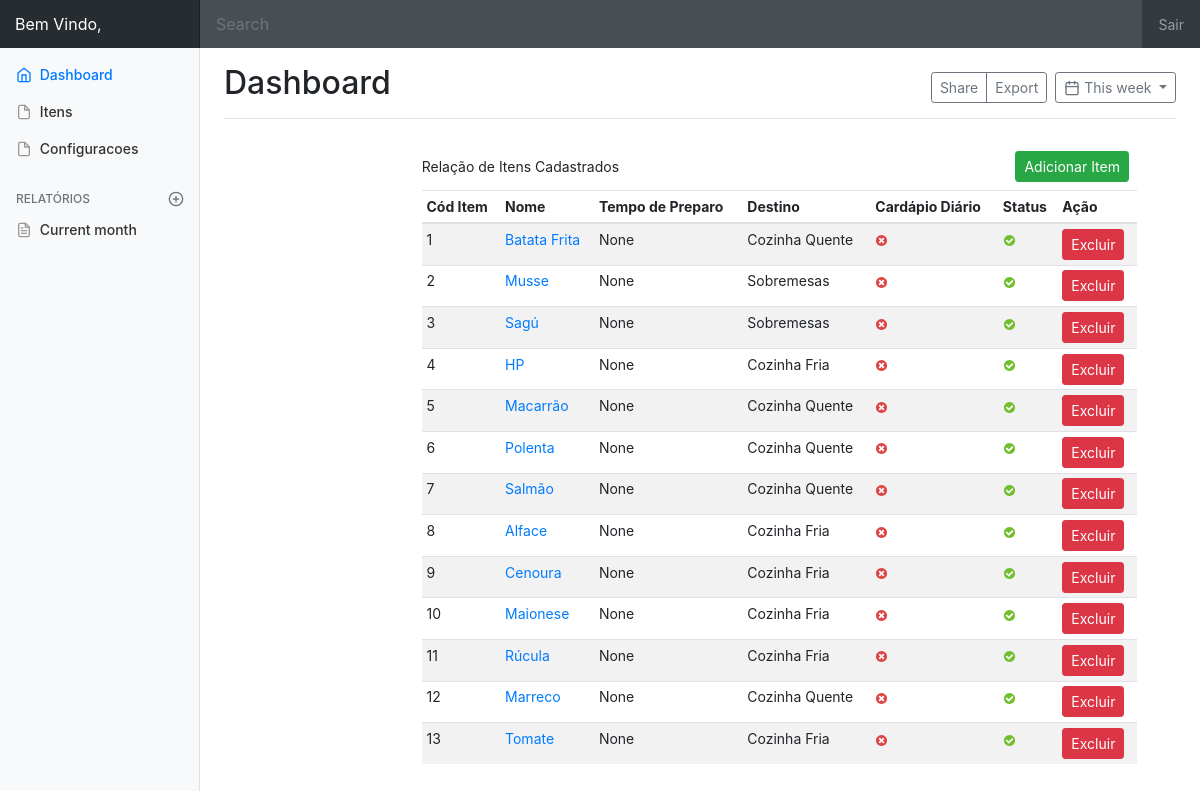
The app's page /dashboard/itens/ (signed in), older data.
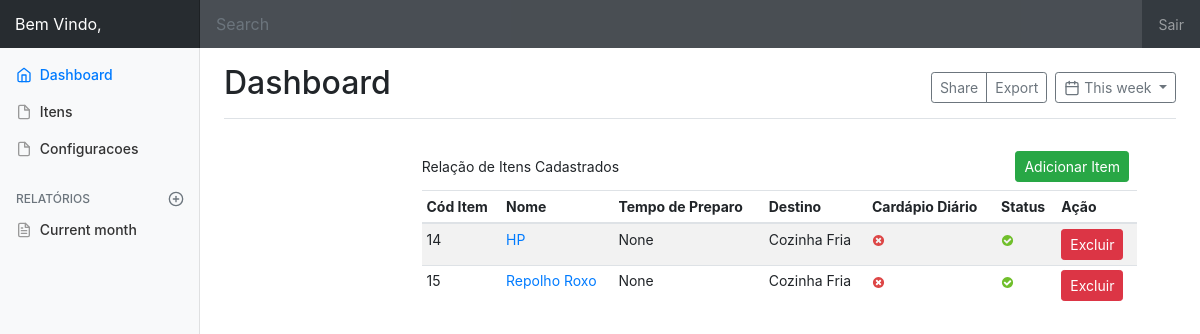
The same page, newer data.
### core/models.py (models this page shows, shortened)
class Item(models.Model):
    DESTINO_CHOICES = (
        ('Cozinha Fria', 'Cozinha Fria'),
        ('Cozinha Quente', 'Cozinha Quente'),
        ('Sobremesas', 'Sobremesas'),
    )
    nome = models.CharField('Nome', max_length=100)
    tempo_preparo = models.IntegerField('Tempo de Preparo (Min)')
    ativo = models.BooleanField('Ativo?', default=True)
    diario = models.BooleanField('Cardápio Diário', default=False,)
    destino = models.CharField('Cozinha Destino', max_length=14, choices=DESTINO_CHOICES)
    data_cadastro = models.DateTimeField('Data de Cadastro', auto_now_add=True)
    data_atualizacao = models.DateTimeField('Data de Atualização', auto_now=True)
    class Meta:
        verbose_name = 'Item'
        verbose_name_plural = 'Itens'

### gerencia/views.py (the view)
# urls.py: path('itens/', views.listar_itens, name='listar_itens'),
@login_required
def listar_itens(request):
    itens = Item.objects.all()
    contexto = {
        'titulo_pagina': 'Relação de Itens',
        'titulo': 'Relação de Itens Cadastrados',
        'itens': itens,
    }
    return render(request, 'gerencia/itens.html', contexto)

### gerencia/templates/gerencia/itens.html (shortened to what this page needs)
{% extends 'gerencia/base_dashboard.html' %}
{% load static %}
{% block conteudo%}
<main role="main" class="col-md-9 ml-sm-auto col-lg-10 pt-3 px-4">
    <div class="container-fluid">
        <div class="d-flex justify-content-between flex-wrap flex-md-nowrap align-items-center pb-2 mb
            <h3 class="h3">{{ titulo }}</h3>
            <div class="btn-toolbar mb-2 mb-md-0">
              <div class="btn-group mr-2">
                <form action="{% url 'gerencia:cadastrar_item' %}" method="POST" class="form">
                  <button class="btn btn-sm btn-success">Adicionar Item</button>
                </form>
              </div>
            </div>
        </div>
        <div class="table-responsive-fluid">
            <table class="table table-striped table-sm">
              <thead>
                <tr>
                  <th>Cód Item</th>
                  <th>Nome</th>
                  <th>Tempo de Preparo</th>
                  <th>Destino</th>
                  <th>Cardápio Diário</th>
                  <th>Status</th>
                  <th>Ação</th>
                </tr>
              </thead>
              <tbody>
              {% for item in itens %}
                <tr>
                  <td>{{ item.id }}</td>
                  <td><a href="{% url 'gerencia:atualizar_item' item.id %}">{{ item.nome }}</a></td>
                  <td>{{ item.tempo_preparo }}</td>
                  <td>{{ item.destino }}</td>
                    {% if item.diario == True %}
                        <td><img src="{% static 'icons/icon-yes.svg' %}" alt="True"></td>
                    {% else %}
                        <td><img src="{% static 'icons/icon-no.svg' %}" alt="False"></td>
                    {% endif %}
                  {% if item.ativo == True %}
                        <td><img src="{% static 'icons/icon-yes.svg' %}" alt="True"></td>
                    {% else %}
                        <td><img src="{% static 'icons/icon-no.svg' %}" alt="False"></td>
                    {% endif %}
                    <td>
                        <form action="{% url 'gerencia:excluir_item' item.id %}" method="POST" class="form">
                            <button type="submit" class="btn btn-sm btn-danger">Excluir</button>
                        </form>
                    </td>
                </tr>
              {% endfor %}
              </tbody>
            </table>
        </div>
    </div>
</main>
{% endblock %}

### gerencia/templates/gerencia/base_dashboard.html (shortened to what this page needs)
{% load static %}
<!doctype html>
<html lang="pt-br">
  <head>
    <link href="{% static 'css/bootstrap.min.css' %}" rel="stylesheet">
    <link href="{% static 'css/dashboard.css' %}" rel="stylesheet">
  </head>
  <body>
    <nav class="navbar navbar-dark sticky-top bg-dark flex-md-nowrap p-0">
      <a class="navbar-brand col-sm-3 col-md-2 mr-0" href="{% url 'gerencia:dashboard' %}">Bem Vindo, {{ usuario }}</a>
      <input class="form-control form-control-dark w-100" type="text" placeholder="Search" aria-label="Search">
      <ul class="navbar-nav px-3">
        <li class="nav-item text-nowrap">
          <a class="nav-link" href="{% url 'gerencia:sair' %}">Sair</a>
        </li>
      </ul>
    </nav>
    <div class="container-fluid">
      <div class="row">
        <nav class="col-md-2 d-none d-md-block bg-light sidebar">
          <div class="sidebar-sticky">
            <ul class="nav flex-column">
              <li class="nav-item">
                <a class="nav-link active" href="{% url 'gerencia:dashboard' %}">
                  <span data-feather="home"></span>
                  Dashboard
                </a>
              </li>
              <li class="nav-item">
                <a class="nav-link" href="{% url 'gerencia:listar_itens' %}">
                  <span data-feather="file"></span>
                  Itens
                </a>
              </li>
            <li class="nav-item">
                <a class="nav-link" href="{% url 'gerencia:configuracoes' %}">
                  <span data-feather="file"></span>
                  Configuracoes
                </a>
              </li>
            </ul>
            <h6 class="sidebar-heading d-flex justify-content-between align-items-center px-3 mt-4 mb-1 text-muted">
              <span>Relatórios</span>
              <a class="d-flex align-items-center text-muted" href="#">
                <span data-feather="plus-circle"></span>
              </a>
            </h6>
            <ul class="nav flex-column mb-2">
              <li class="nav-item">
                <a class="nav-link" href="#">
                  <span data-feather="file-text"></span>
                  Current month
                </a>
              </li>
            </ul>
          </div>
        </nav>
        <main role="main" class="col-md-9 ml-sm-auto col-lg-10 pt-3 px-4">
          <div class="d-flex justify-content-between flex-wrap flex-md-nowrap align-items-center pb-2 mb-3 border-bottom">
            <h1 class="h2">Dashboard</h1>
            <div class="btn-toolbar mb-2 mb-md-0">
              <div class="btn-group mr-2">
                <button class="btn btn-sm btn-outline-secondary">Share</button>
                <button class="btn btn-sm btn-outline-secondary">Export</button>
              </div>
              <button class="btn btn-sm btn-outline-secondary dropdown-toggle">
                <span data-feather="calendar"></span>
                This week
              </button>
            </div>
          </div>
{% block conteudo %} {% endblock %}
        </main>
      </div>
    </div>
  </body>
</html>

### core/static/css/dashboard.css (style rules this page uses)
body { font-size: .875rem; }
.feather { width: 16px; height: 16px; vertical-align: text-bottom; }
.sidebar { position: fixed; top: 0; bottom: 0; left: 0; z-index: 100; padding: 0; box-shadow: inset -1px 0 0 rgba(0, 0, 0, .1); }
.sidebar-sticky { position: -webkit-sticky; position: sticky; top: 48px; height: calc(100vh - 48px); padding-top: .5rem; overflow-x: hidden; overflow-y: auto; }
.sidebar .nav-link { font-weight: 500; color: #333; }
.sidebar .nav-link .feather { margin-right: 4px; color: #999; }
.sidebar .nav-link.active { color: #007bff; }
.sidebar .nav-link:hover .feather, .sidebar .nav-link.active .feather { color: inherit; }
.sidebar-heading { font-size: .75rem; text-transform: uppercase; }
.navbar-brand { padding-top: .75rem; padding-bottom: .75rem; font-size: 1rem; background-color: rgba(0, 0, 0, .25); box-shadow: inset -1px 0 0 rgba(0, 0, 0, .25); }
.navbar .form-control { padding: .75rem 1rem; border-width: 0; border-radius: 0; }
.form-control-dark { color: #fff; background-color: rgba(255, 255, 255, .1); border-color: rgba(255, 255, 255, .1); }
.border-bottom { border-bottom: 1px solid #e5e5e5; }

Row changes from the older to the newer data that the page shows:
removed Item: id "1", nome "Batata Frita", tempo_preparo "None", destino "Cozinha Quente", diario False (drawn), ativo True (drawn)
removed Item: id "2", nome "Musse", tempo_preparo "None", destino "Sobremesas", diario False (drawn), ativo True (drawn)
removed Item: id "3", nome "Sagú", tempo_preparo "None", destino "Sobremesas", diario False (drawn), ativo True (drawn)
removed Item: id "4", nome "HP", tempo_preparo "None", destino "Cozinha Fria", diario False (drawn), ativo True (drawn)
removed Item: id "5", nome "Macarrão", tempo_preparo "None", destino "Cozinha Quente", diario False (drawn), ativo True (drawn)
removed Item: id "6", nome "Polenta", tempo_preparo "None", destino "Cozinha Quente", diario False (drawn), ativo True (drawn)
removed Item: id "7", nome "Salmão", tempo_preparo "None", destino "Cozinha Quente", diario False (drawn), ativo True (drawn)
removed Item: id "8", nome "Alface", tempo_preparo "None", destino "Cozinha Fria", diario False (drawn), ativo True (drawn)
removed Item: id "9", nome "Cenoura", tempo_preparo "None", destino "Cozinha Fria", diario False (drawn), ativo True (drawn)
removed Item: id "10", nome "Maionese", tempo_preparo "None", destino "Cozinha Fria", diario False (drawn), ativo True (drawn)
removed Item: id "11", nome "Rúcula", tempo_preparo "None", destino "Cozinha Fria", diario False (drawn), ativo True (drawn)
removed Item: id "12", nome "Marreco", tempo_preparo "None", destino "Cozinha Quente", diario False (drawn), ativo True (drawn)
removed Item: id "13", nome "Tomate", tempo_preparo "None", destino "Cozinha Fria", diario False (drawn), ativo True (drawn)
added Item: id "14", nome "HP", tempo_preparo "None", destino "Cozinha Fria", diario False (drawn), ativo True (drawn)
added Item: id "15", nome "Repolho Roxo", tempo_preparo "None", destino "Cozinha Fria", diario False (drawn), ativo True (drawn)
